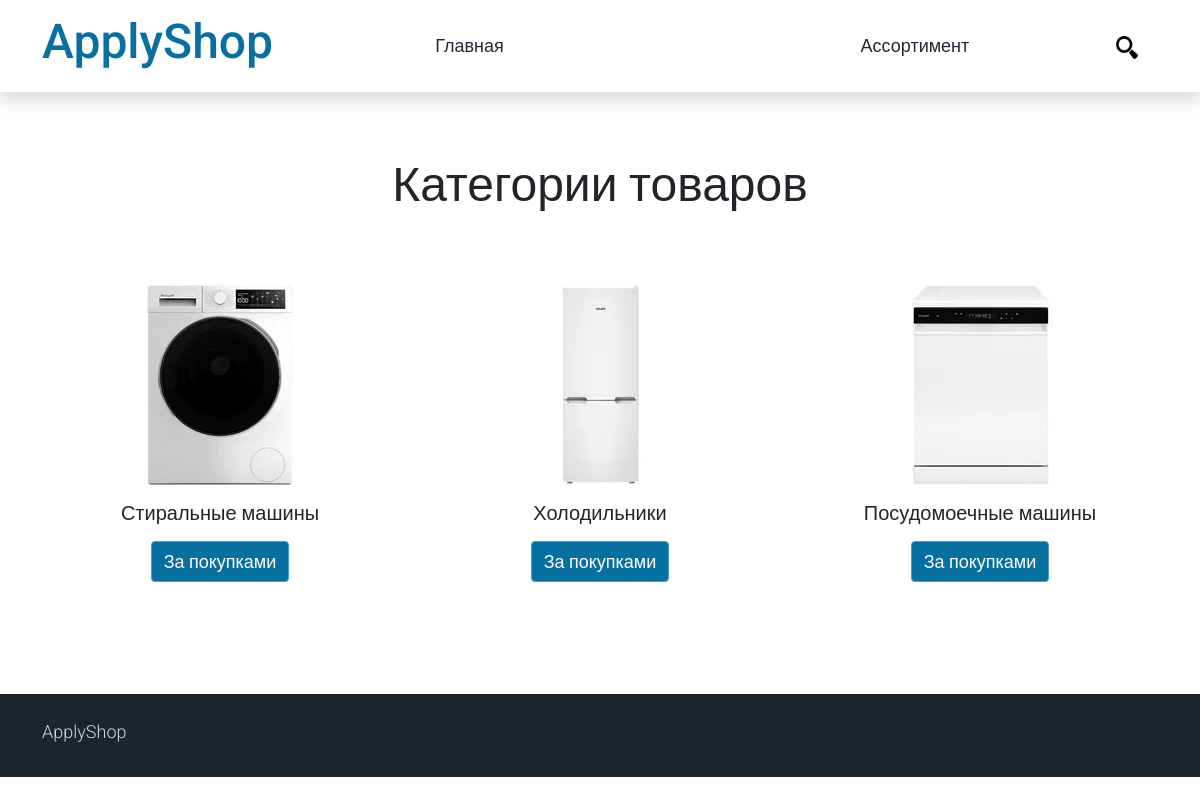
Page /all/ on the committed database.
### shop/models.py (models this page shows, shortened)
class Category(models.Model):
    name = models.CharField(max_length=20, db_index=True)
    photo = models.ImageField(upload_to="photos/%Y/%m/%d", null=True)
    def get_absolute_url(self):
        return reverse('category', kwargs={'cat_id': self.pk})

### shop/views.py (the view)
# urls.py: path('all/', show_all, name='show_all'),
def show_all(request):
    categorys = Category.objects.all()
    context = {
        'categorys': categorys,
        'title': 'Все категории'
    }
    return render(request, 'shop/show_all.html', context=context)

### shop/templates/shop/show_all.html
{% extends 'shop/base.html' %}
{% load static %}
{% block content %}
    <section class="container py-5">
        <div class="row text-center pt-3">
            <div class="col-lg-6 m-auto">
                <h1 class="h1">Категории товаров</h1>
            </div>
        </div>
        <div class="row">
            {% for c in categorys %}
            <div class="col-12 col-md-4 p-5 mt-3 cat-flex">
                <a href="{{c.get_absolute_url}}"><img src="{{c.photo.url}}" class=" img-fluid "></a>
                <h5 class="text-center mt-3 mb-3">{{c.name}}</h5>
                <p class="text-center"><a class="btn btn-success" href="{{c.get_absolute_url}}">За покупками</a></p>
            </div>
            {% endfor %}
        </div>
    </section>
{% endblock %}

### shop/static/shop/css/templatemo.css (style rules this page uses)
body, ul, li, p, a, label, input, div { font-family: 'Roboto', sans-serif; font-size: 18px !important; font-weight: 300 !important; }
.h1 { font-family: 'Roboto', sans-serif; font-size: 48px !important; font-weight: 200 !important; }
.cat-flex { display: flex; flex-direction: column; align-content: center; justify-content: center; align-items: center; }
.btn-success { color: white; background-color: #086FA1 !important; border-color: #3CA0D0 !important; }

### rows in the picture
Category: photo (picture), name "Стиральные машины"
Category: photo (picture), name "Холодильники"
Category: photo (picture), name "Посудомоечные машины"
